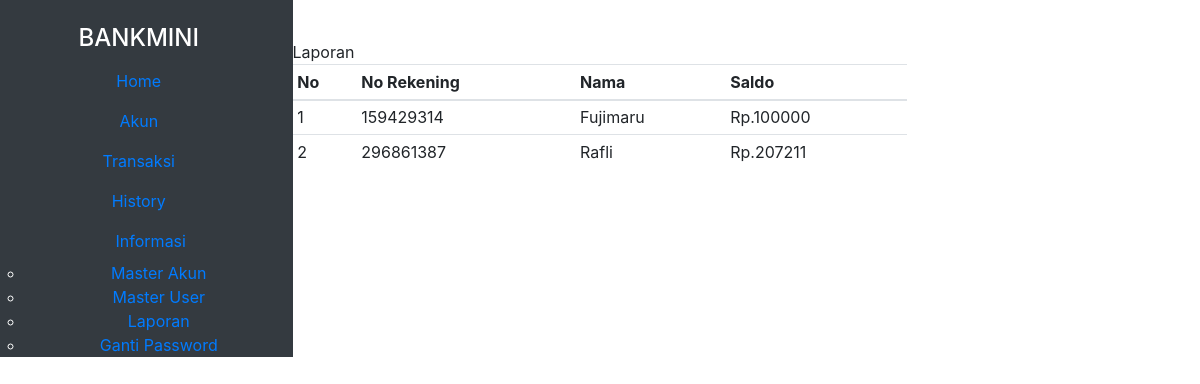
Page /index.php/dashboard/laporan on the committed database.
### tables this page shows
CREATE TABLE `akun` (
  `id_akun` char(10) NOT NULL,
  `nama` varchar(20) NOT NULL,
  `alamat` text NOT NULL
);

### application/controllers/Dashboard.php (called while the page is built, shortened)
<?php
class dashboard extends CI_Controller {
    public function __construct(){
        $this->load->helper('url');
        $this->load->helper('date');
        $this->load->library('session');
        $this->load->model('mUser');
        $this->load->model('mTransaksi');
        $this->load->model('mAkun');
    }
    public function laporan()
    {
        $data['laporan'] = $this->mTransaksi->getLaporan();
        $this->load->view('laporan', $data);
    }
}

### index.php (called while the page is built, shortened)
<?php
require_once BASEPATH.'core/CodeIgniter.php';

### application/models/mTransaksi.php (called while the page is built, shortened)
<?php
class mTransaksi extends CI_MODEL{
    public function getLaporan(){
        return $this->db->get('laporan')->result();
    }
}
?>

### application/views/laporan.php (the view)
<?php include "template/header.php" ?>
<div class="body-content">
    <div class="container">
        <div class="row">
            <div class="col-md-8 p-0 m-0">
                <div class="sub">
                    Laporan
                </div>
                <div class="bgtable-L">
                    <table class="table table-sm ">
                        <thead>
                            <tr>
                                <th scope="col">No</th>
                                <th scope="col">No Rekening</th>
                                <th scope="col">Nama</th>
                                <th scope="col">Saldo</th>
                            </tr>
                        </thead>
                        <tbody>
                        <?php $no = 1; foreach($laporan as $row) :?>
                            <tr>
                                <td><?= $no++ ?></td>
                                <td><?= $row->id_akun ?></td>
                                <td><?= $row->nama ?></td>
                                <td>Rp.<?= $row->saldo ?></td>
                            </tr>
                        <?php endforeach;?>
                        </tbody>
                    </table>
                </div>
            </div>
        </div>
    </div>
</div>
<?php include "template/footer.php" ?>

### rows in the picture
akun: id_akun "159429314", nama "Fujimaru", saldo "100000"
akun: id_akun "296861387", nama "Rafli", saldo "207211"
